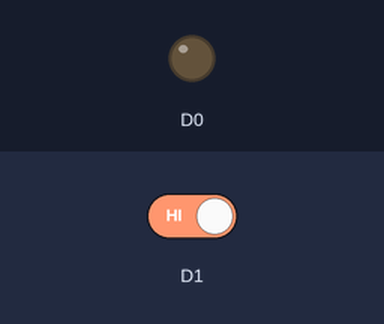
Bench run of a sketch on a simulated ESP8266 (NodeMCU). Shown: output pins drawn as LEDs (lit = HIGH). Inputs (shaded band) come from the test bench; at power-on: D1 HIGH.

Above: at 1.2 s.
1.3 s: D1 driven LOW
At 2.0 s:
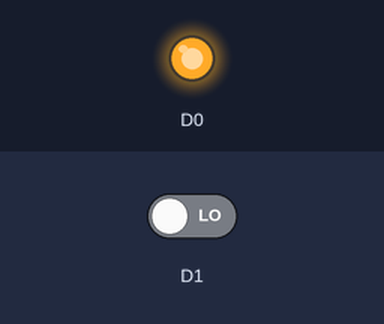
2.8 s: D1 driven HIGH
At 3.2 s:
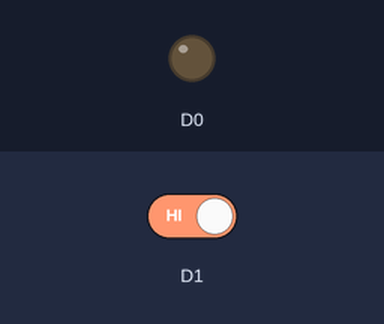
Timing chart, 0 to 5.8 s (numbered marks = the images above; inputs shaded):
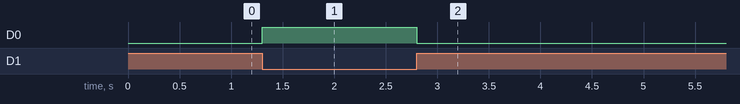

Measured:
- after the input at 1.3 s, D0: LOW → HIGH at once
- after the input at 2.8 s, D0: HIGH → LOW at once

The sketch:

3.digital-input.ino
```cpp
void setup() {
  pinMode(D1, INPUT);
  pinMode(D0, OUTPUT);
}

void loop() {
  if (!digitalRead(D1)) {
    digitalWrite(D0, HIGH);
  } else {
    digitalWrite(D0, LOW);
  }
}
```
